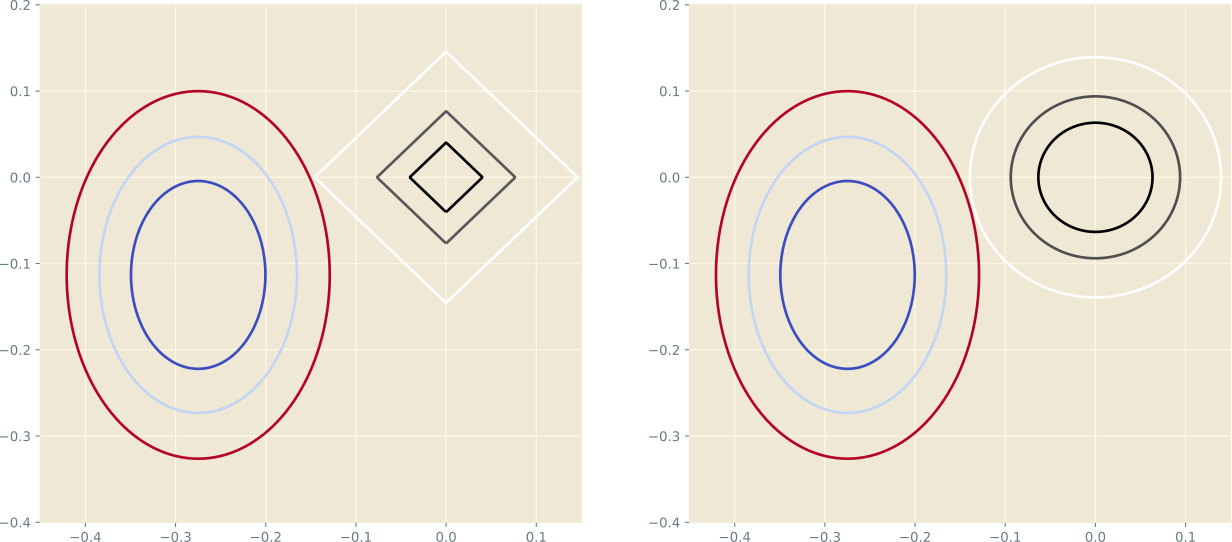

This figure's Python source:
import numpy as np
from matplotlib import pyplot as plt
from sklearn.decomposition import PCA


def lsobj(X, y, w):
    h = X @ w
    J = (h - y).T @ (h - y)
    return J


X = np.array([
    [1, 0, 0, 1, 0, 0, 1, 0, 1, 0, 0, 1, 0, 1, 0, 0, 1, 0.697, 0.460],
    [2, 1, 0, 0, 0, 0, 1, 1, 0, 0, 0, 1, 0, 1, 0, 0, 1, 0.774, 0.376],
    [3, 1, 0, 0, 0, 1, 0, 1, 0, 0, 0, 0, 1, 0, 0, 1, 1, 0.666, 0.091],
    [4, 0, 1, 0, 1, 0, 0, 0, 0, 1, 1, 0, 0, 0, 1, 0, 1, 0.245, 0.057], ])
y = np.array([1, 1, 0, 0])
y = y - y.mean()
X = PCA(n_components=2).fit_transform(X)

low_x, high_x, low_y, high_y = -0.45, 0.15, -0.4, 0.2
xx, yy = np.meshgrid(np.linspace(low_x, high_x, 500), np.linspace(low_y, high_y, 500))

zz_l1 = np.array([np.abs(xi) + np.abs(yi) for xi, yi in zip(np.ravel(xx), np.ravel(yy))])  # L1 function
zz_l2 = np.array([xi**2 + yi**2 for xi, yi in zip(np.ravel(xx), np.ravel(yy))])  # L2 function
zz_ls = np.array([lsobj(X, y.reshape(-1, 1), np.array([t0, t1]).reshape(-1, 1))
                  for t0, t1 in zip(np.ravel(xx), np.ravel(yy))])  # least square cost function
Z_l1, Z_l2, Z_ls = zz_l1.reshape(xx.shape), zz_l2.reshape(xx.shape), zz_ls.reshape(xx.shape)

fig = plt.figure(figsize=(16, 7))

levels_ls = [1.2**x for x in [-10, -8, -6]]
levels_l1 = [1.9**x for x in [-5, -4, -3]]
levels_l2 = [2.2**x for x in [-7, -6, -5]]

with plt.style.context('Solarize_Light2'):

    ax = fig.add_subplot(1, 2, 1)
    ax.contour(xx, yy, Z_l1, levels=levels_l1,  cmap='gist_gray')
    ax.contour(xx, yy, Z_ls, levels=levels_ls, cmap='coolwarm')

    ax = fig.add_subplot(1, 2, 2)
    ax.contour(xx, yy, Z_l2, levels=levels_l2,  cmap='gist_gray')
    ax.contour(xx, yy, Z_ls, levels=levels_ls, cmap='coolwarm')

plt.show()
